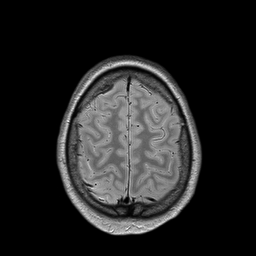
#> input picture HW1/Head-MRI.tif, 256 x 256 px
$ python HW1_9733023_Code_Q02.py
#> lines starting #> are read from the running program, lines starting #| are printed output that depends on the picture
'''
___OVERVIEW___
CODE FOR QUESTION 2 - HW 1

___SUMMARY___
Study data in a photo (numpy array)

___AUTHOR___
Amirhossein Daraie — 9733023

___DATE___
24/03/2021
04/01/1400

'''

import numpy as np
import cv2
import matplotlib.pyplot as plt

#####################################
## Part 1
#####################################

# load image
image = cv2.imread("Head-MRI.tif", flags=cv2.IMREAD_GRAYSCALE)
#> image is the input picture: shape (256, 256); min 0, max 255, mean 33.8
fig, ax = plt.subplots(2,1,figsize=(6,10))
# plot uint8 image
ax[0].imshow(image,cmap='gray', vmin=0, vmax=255)
ax[0].set_title('Uint8 Image of Head-MRI')
# convert image to float32
image = image.astype(np.float32)
image = image / 255.0
# plot float32 image
ax[1].imshow(image,cmap='gray', vmin=0, vmax=1)
ax[1].set_title('Float32 Image of Head-MRI')
plt.show()
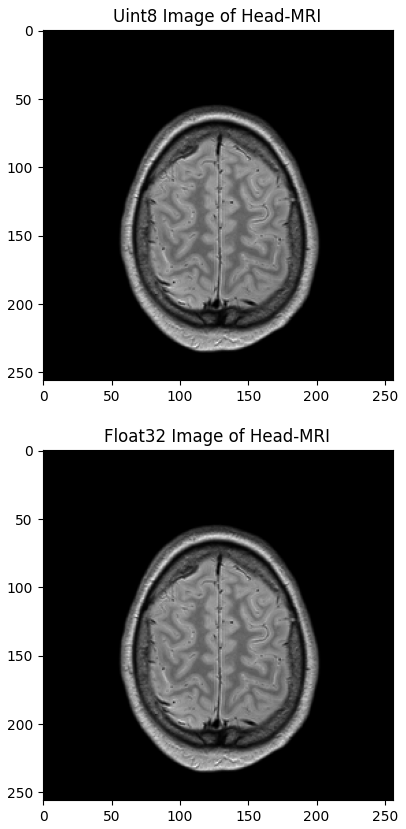
#> figure drawn by matplotlib, 2 panels


#####################################
## Part 2,3
#####################################

row150 = image[149,:]
#> row150 = 256 values, max 0.765 at index 194, min 0 at index 0, mean 0.255
row180 = image[179,:]
#> row180 = 256 values, max 0.686 at index 193, min 0 at index 0, mean 0.241

fig,ax = plt.subplots(2,1,figsize=(6,7))
st = fig.suptitle("Details of Row 150 and 180 of Head-MRI Image", fontsize="x-large")
# plot intensities
ax[0].plot(row150,'b',label='Row 150')
ax[0].plot(row180,'r',label='Row 180')
ax[0].set_title('Intesity of row 150 and 160')
ax[0].legend()
# Add batch dimension for plotting.
row150 = np.expand_dims(row150, 0)  # Add batch dimension for plotting.
row180 = np.expand_dims(row180, 0)  # Add batch dimension for plotting.
# stack two rows to show in same subplot
row150_and_180 = np.vstack((row150, row180))
ax[1].imshow(row150_and_180,cmap='gray', vmin=0, vmax=1)
ax[1].set_title('Row 150 and 180 of Head-MRI Image')
ax[1].set_axis_off()
# shift subplots down:
st.set_y(0.95)
fig.subplots_adjust(top=0.87)
plt.show()
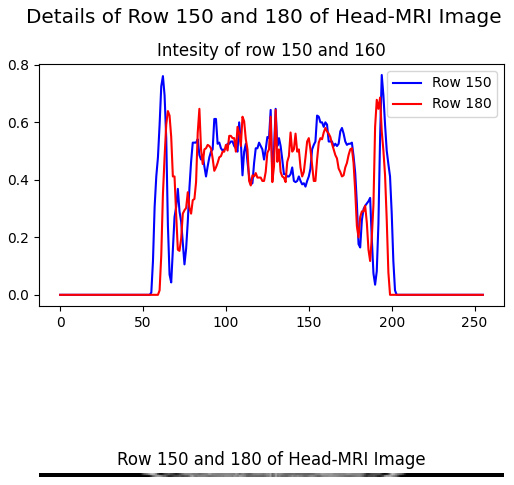
#> figure drawn by matplotlib, 2 panels; panel 1: curve peaks at x = 194, y = 0.765; panel 1: curve peaks at x = 193, y = 0.686

$ run again, with HW1/MRI-Head.png saved as HW1/Head-MRI.tif
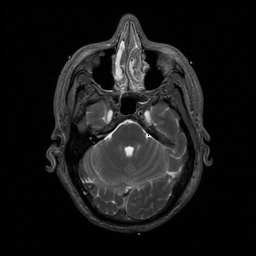
#> input picture HW1/MRI-Head.png, 256 x 256 px
#> image is the input picture: shape (256, 256); min 0, max 251, mean 24.3
#> `plt.show()`:
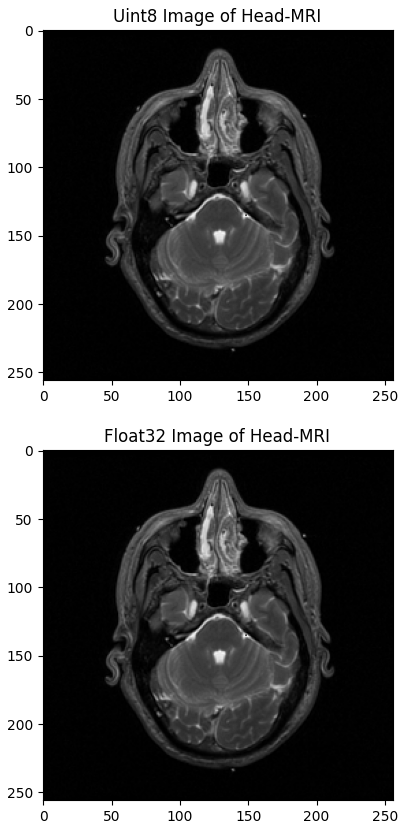
#> figure drawn by matplotlib, 2 panels
#> row150 = 256 values, max 0.914 at index 126, min 0 at index 0, mean 0.171
#> row180 = 256 values, max 0.6 at index 89, min 0 at index 0, mean 0.158
#> `plt.show()`:
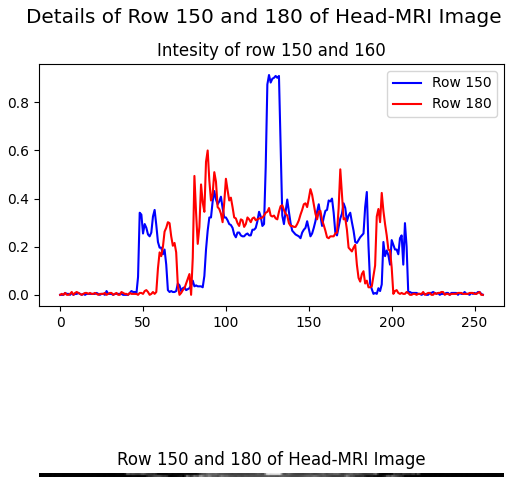
#> figure drawn by matplotlib, 2 panels; panel 1: curve peaks at x = 126, y = 0.914; panel 1: curve peaks at x = 89, y = 0.6
